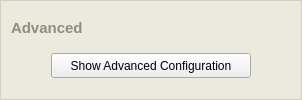
              <widget class="QFrame" name="advancedOptionsInnerCosmeticFrame" >
               <property name="sizePolicy" >
                <sizepolicy vsizetype="Fixed" hsizetype="Preferred" >
                 <horstretch>0</horstretch>
                 <verstretch>0</verstretch>
                </sizepolicy>
               </property>
               <property name="palette" >
                <palette>
                 <active>
                  <colorrole role="WindowText" >
                   <brush brushstyle="SolidPattern" >
                    <color alpha="255" >
                     <red>208</red>
                     <green>208</green>
                     <blue>191</blue>
                    </color>
                   </brush>
                  </colorrole>
                  <colorrole role="Base" >
                   <brush brushstyle="SolidPattern" >
                    <color alpha="255" >
                     <red>255</red>
                     <green>255</green>
                     <blue>255</blue>
                    </color>
                   </brush>
                  </colorrole>
                  <colorrole role="Window" >
                   <brush brushstyle="SolidPattern" >
                    <color alpha="255" >
                     <red>236</red>
                     <green>234</green>
                     <blue>223</blue>
                    </color>
                   </brush>
                  </colorrole>
                 </active>
                 <inactive>
                  <colorrole role="WindowText" >
                   <brush brushstyle="SolidPattern" >
                    <color alpha="255" >
                     <red>208</red>
                     <green>208</green>
                     <blue>191</blue>
                    </color>
                   </brush>
                  </colorrole>
                  <colorrole role="Base" >
                   <brush brushstyle="SolidPattern" >
                    <color alpha="255" >
                     <red>255</red>
                     <green>255</green>
                     <blue>255</blue>
                    </color>
                   </brush>
                  </colorrole>
                  <colorrole role="Window" >
                   <brush brushstyle="SolidPattern" >
                    <color alpha="255" >
                     <red>236</red>
                     <green>234</green>
                     <blue>223</blue>
                    </color>
                   </brush>
                  </colorrole>
                 </inactive>
                 <disabled>
                  <colorrole role="WindowText" >
                   <brush brushstyle="SolidPattern" >
                    <color alpha="255" >
                     <red>118</red>
                     <green>116</green>
                     <blue>108</blue>
                    </color>
                   </brush>
                  </colorrole>
                  <colorrole role="Base" >
                   <brush brushstyle="SolidPattern" >
                    <color alpha="255" >
                     <red>236</red>
                     <green>234</green>
                     <blue>223</blue>
                    </color>
                   </brush>
                  </colorrole>
                  <colorrole role="Window" >
                   <brush brushstyle="SolidPattern" >
                    <color alpha="255" >
                     <red>236</red>
                     <green>234</green>
                     <blue>223</blue>
                    </color>
                   </brush>
                  </colorrole>
                 </disabled>
                </palette>
               </property>
               <property name="autoFillBackground" >
                <bool>true</bool>
               </property>
               <property name="frameShape" >
                <enum>QFrame::Box</enum>
               </property>
               <property name="frameShadow" >
                <enum>QFrame::Plain</enum>
               </property>
               <layout class="QVBoxLayout" >
                <property name="spacing" >
                 <number>6</number>
                </property>
                <property name="leftMargin" >
                 <number>10</number>
                </property>
                <property name="topMargin" >
                 <number>10</number>
                </property>
                <property name="rightMargin" >
                 <number>10</number>
                </property>
                <property name="bottomMargin" >
                 <number>10</number>
                </property>
                <item>
                 <widget class="QLabel" name="headerAdvancedOptions" >
                  <property name="sizePolicy" >
                   <sizepolicy vsizetype="Fixed" hsizetype="Preferred" >
                    <horstretch>0</horstretch>
                    <verstretch>0</verstretch>
                   </sizepolicy>
                  </property>
                  <property name="minimumSize" >
                   <size>
                    <width>16</width>
                    <height>18</height>
                   </size>
                  </property>
                  <property name="maximumSize" >
                   <size>
                    <width>9999999</width>
                    <height>18</height>
                   </size>
                  </property>
                  <property name="palette" >
                   <palette>
                    <active>
                     <colorrole role="WindowText" >
                      <brush brushstyle="SolidPattern" >
                       <color alpha="255" >
                        <red>144</red>
                        <green>141</green>
                        <blue>124</blue>
                       </color>
                      </brush>
                     </colorrole>
                    </active>
                    <inactive>
                     <colorrole role="WindowText" >
                      <brush brushstyle="SolidPattern" >
                       <color alpha="255" >
                        <red>144</red>
                        <green>141</green>
                        <blue>124</blue>
                       </color>
                      </brush>
                     </colorrole>
                    </inactive>
                    <disabled>
                     <colorrole role="WindowText" >
                      <brush brushstyle="SolidPattern" >
                       <color alpha="255" >
                        <red>119</red>
                        <green>119</green>
                        <blue>119</blue>
                       </color>
                      </brush>
                     </colorrole>
                    </disabled>
                   </palette>
                  </property>
                  <property name="font" >
                   <font>
                    <family>Arial</family>
                    <pointsize>11</pointsize>
                    <weight>75</weight>
                    <bold>true</bold>
                   </font>
                  </property>
                  <property name="lineWidth" >
                   <number>0</number>
                  </property>
                  <property name="text" >
                   <string>Advanced</string>
                  </property>
                  <property name="alignment" >
                   <set>Qt::AlignLeading|Qt::AlignLeft|Qt::AlignVCenter</set>
                  </property>
                  <property name="margin" >
                   <number>0</number>
                  </property>
                  <property name="indent" >
                   <number>0</number>
                  </property>
                 </widget>
                </item>
                <item>
                 <widget class="QFrame" name="frame_8" >
                  <property name="sizePolicy" >
                   <sizepolicy vsizetype="Fixed" hsizetype="Preferred" >
                    <horstretch>0</horstretch>
                    <verstretch>0</verstretch>
                   </sizepolicy>
                  </property>
                  <property name="minimumSize" >
                   <size>
                    <width>16</width>
                    <height>25</height>
                   </size>
                  </property>
                  <property name="maximumSize" >
                   <size>
                    <width>16777215</width>
                    <height>30</height>
                   </size>
                  </property>
                  <property name="frameShape" >
                   <enum>QFrame::NoFrame</enum>
                  </property>
                  <property name="frameShadow" >
                   <enum>QFrame::Raised</enum>
                  </property>
                  <layout class="QHBoxLayout" >
                   <property name="spacing" >
                    <number>0</number>
                   </property>
                   <property name="leftMargin" >
                    <number>0</number>
                   </property>
                   <property name="topMargin" >
                    <number>0</number>
                   </property>
                   <property name="rightMargin" >
                    <number>0</number>
                   </property>
                   <property name="bottomMargin" >
                    <number>0</number>
                   </property>
                   <item>
                    <spacer>
                     <property name="orientation" >
                      <enum>Qt::Horizontal</enum>
                     </property>
                     <property name="sizeHint" >
                      <size>
                       <width>40</width>
                       <height>20</height>
                      </size>
                     </property>
                    </spacer>
                   </item>
                   <item>
                    <widget class="QPushButton" name="buttonOptionsAdvancedConfig" >
                     <property name="minimumSize" >
                      <size>
                       <width>200</width>
                       <height>25</height>
                      </size>
                     </property>
                     <property name="maximumSize" >
                      <size>
                       <width>200</width>
                       <height>25</height>
                      </size>
                     </property>
                     <property name="font" >
                      <font>
                       <family>Arial</family>
                      </font>
                     </property>
                     <property name="text" >
                      <string>Show Advanced Configuration</string>
                     </property>
                     <property name="autoDefault" >
                      <bool>false</bool>
                     </property>
                    </widget>
                   </item>
                   <item>
                    <spacer>
                     <property name="orientation" >
                      <enum>Qt::Horizontal</enum>
                     </property>
                     <property name="sizeHint" >
                      <size>
                       <width>40</width>
                       <height>20</height>
                      </size>
                     </property>
                    </spacer>
                   </item>
                  </layout>
                 </widget>
                </item>
               </layout>
              </widget>
